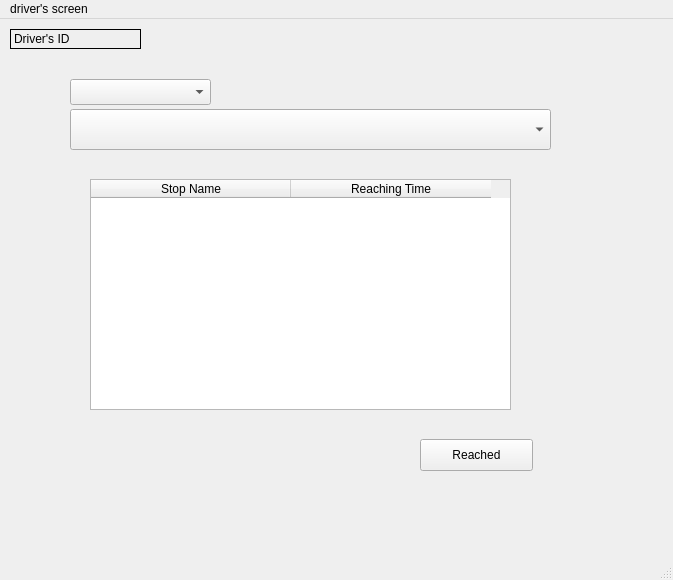
<?xml version="1.0" encoding="UTF-8"?>
<ui version="4.0">
 <class>MainWindow</class>
 <widget class="QMainWindow" name="MainWindow">
  <property name="geometry">
   <rect>
    <x>0</x>
    <y>0</y>
    <width>673</width>
    <height>580</height>
   </rect>
  </property>
  <property name="windowTitle">
   <string>Driver Dashboard</string>
  </property>
  <widget class="QWidget" name="centralwidget">
   <widget class="QLabel" name="Driver_ID_display">
    <property name="geometry">
     <rect>
      <x>10</x>
      <y>10</y>
      <width>131</width>
      <height>20</height>
     </rect>
    </property>
    <property name="font">
     <font>
      <underline>false</underline>
     </font>
    </property>
    <property name="autoFillBackground">
     <bool>false</bool>
    </property>
    <property name="frameShape">
     <enum>QFrame::Box</enum>
    </property>
    <property name="text">
     <string>Driver's ID</string>
    </property>
   </widget>
   <widget class="QComboBox" name="Routes_assigned">
    <property name="geometry">
     <rect>
      <x>70</x>
      <y>90</y>
      <width>481</width>
      <height>41</height>
     </rect>
    </property>
   </widget>
   <widget class="QTableWidget" name="Stops_table">
    <property name="geometry">
     <rect>
      <x>90</x>
      <y>160</y>
      <width>421</width>
      <height>231</height>
     </rect>
    </property>
    <attribute name="horizontalHeaderDefaultSectionSize">
     <number>200</number>
    </attribute>
    <column>
     <property name="text">
      <string>Stop Name</string>
     </property>
    </column>
    <column>
     <property name="text">
      <string>Reaching Time</string>
     </property>
    </column>
   </widget>
   <widget class="QComboBox" name="Buses_assigned">
    <property name="geometry">
     <rect>
      <x>70</x>
      <y>60</y>
      <width>141</width>
      <height>26</height>
     </rect>
    </property>
   </widget>
   <widget class="QPushButton" name="Reached_button">
    <property name="geometry">
     <rect>
      <x>420</x>
      <y>420</y>
      <width>113</width>
      <height>32</height>
     </rect>
    </property>
    <property name="text">
     <string>Reached</string>
    </property>
   </widget>
  </widget>
  <widget class="QMenuBar" name="menubar">
   <property name="geometry">
    <rect>
     <x>0</x>
     <y>0</y>
     <width>673</width>
     <height>24</height>
    </rect>
   </property>
   <widget class="QMenu" name="menudriver_s_screen">
    <property name="title">
     <string>driver's screen</string>
    </property>
   </widget>
   <addaction name="menudriver_s_screen"/>
  </widget>
  <widget class="QStatusBar" name="statusbar"/>
 </widget>
 <resources/>
 <connections/>
</ui>
